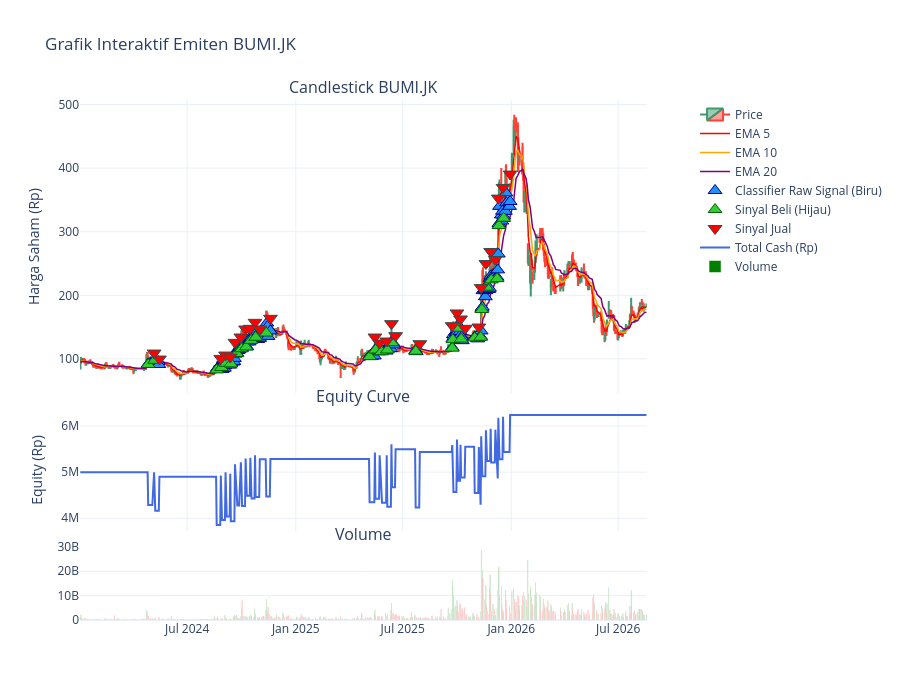

The notebook cell this image was saved under:
### Code cell
# ==================== VISUALISASI CHART INTERAKTIF ====================
# Marker Biru  = Raw Signal dari Classifier (model bilang 'Buy')
# Marker Hijau = Transaksi Beli yang benar-benar dieksekusi
# Marker Merah = Transaksi Jual (TP/SL/Time-Stop)

plot_interactive_candlestick(
    df=df_raw,
    ticker_name=TICKER,
    start_date=OOS_START,
    trades_df=df_trades,
    equity_curve_df=df_equity,
    classifier_predictions_df=backtester.predictions_df
)

### Figure 1 — Plotly figure (JSON) as saved in the notebook; plotly's stock layout.template omitted (floating-point values rounded to 4 significant figures; data arrays with more than 128 entries replaced by an {"elided": "..."} marker saying what was removed)
{"data": [{"close": {"elided": "619 float values"}, "high": {"elided": "619 float values"}, "low": {"elided": "619 float values"}, "name": "Price", "open": {"elided": "619 float values"}, "type": "candlestick", "x": {"elided": "619 str values"}, "xaxis": "x", "yaxis": "y"}, {"hovertemplate": "EMA 5: Rp%{y:,.0f}<extra></extra>", "line": {"color": "red", "width": 1.5}, "mode": "lines", "name": "EMA 5", "type": "scatter", "x": {"elided": "619 str values"}, "xaxis": "x", "y": {"elided": "619 float values"}, "yaxis": "y"}, {"hovertemplate": "EMA 10: Rp%{y:,.0f}<extra></extra>", "line": {"color": "orange", "width": 1.5}, "mode": "lines", "name": "EMA 10", "type": "scatter", "x": {"elided": "619 str values"}, "xaxis": "x", "y": {"elided": "619 float values"}, "yaxis": "y"}, {"hovertemplate": "EMA 20: Rp%{y:,.0f}<extra></extra>", "line": {"color": "purple", "width": 1.5}, "mode": "lines", "name": "EMA 20", "type": "scatter", "x": {"elided": "619 str values"}, "xaxis": "x", "y": {"elided": "619 float values"}, "yaxis": "y"}, {"hovertemplate": "%{text}<extra></extra>", "marker": {"color": "dodgerblue", "line": {"color": "darkblue", "width": 1}, "size": 12, "symbol": "triangle-up"}, "mode": "markers", "name": "Classifier Raw Signal (Biru)", "text": {"elided": "145 str values"}, "type": "scatter", "x": {"elided": "145 str values"}, "xaxis": "x", "y": {"elided": "145 float values"}, "yaxis": "y"}, {"hovertemplate": "%{text}<extra></extra>", "marker": {"color": "limegreen", "line": {"color": "darkgreen", "width": 1}, "size": 12, "symbol": "triangle-up"}, "mode": "markers", "name": "Sinyal Beli (Hijau)", "text": ["ID Transaksi: 1<br>Beli: 2024-04-26<br>Harga: Rp103.00<br>Lot: 69<br>Value: Rp711,766.05<br>TP: Rp136.00<br>SL: Rp89.00", "ID Transaksi: 2<br>Beli: 2024-05-07<br>Harga: Rp104.00<br>Lot: 80<br>Value: Rp833,248.00<br>TP: Rp131.00<br>SL: Rp92.00", "ID Transaksi: 3<br>Beli: 2024-08-20<br>Harga: Rp89.00<br>Lot: 117<br>Value: Rp1,042,861.95<br>TP: Rp101.00<br>SL: Rp81.00", "ID Transaksi: 4<br>Beli: 2024-08-28<br>Harga: Rp92.00<br>Lot: 105<br>Value: Rp967,449.00<br>TP: Rp112.00<br>SL: Rp83.00", "ID Transaksi: 5<br>Beli: 2024-09-05<br>Harga: Rp100.00<br>Lot: 96<br>Value: Rp961,440.00<br>TP: Rp123.00<br>SL: Rp90.00", "ID Transaksi: 6<br>Beli: 2024-09-13<br>Harga: Rp98.00<br>Lot: 105<br>Value: Rp1,030,543.50<br>TP: Rp118.00<br>SL: Rp89.00", "ID Transaksi: 7<br>Beli: 2024-09-23<br>Harga: Rp116.00<br>Lot: 77<br>Value: Rp894,539.80<br>TP: Rp145.00<br>SL: Rp103.00", "ID Transaksi: 8<br>Beli: 2024-10-01<br>Harga: Rp123.00<br>Lot: 77<br>Value: Rp948,520.65<br>TP: Rp151.00<br>SL: Rp110.00", "ID Transaksi: 9<br>Beli: 2024-10-09<br>Harga: Rp134.00<br>Lot: 60<br>Value: Rp805,206.00<br>TP: Rp172.00<br>SL: Rp117.00", "ID Transaksi: 10<br>Beli: 2024-10-17<br>Harga: Rp137.00<br>Lot: 64<br>Value: Rp878,115.20<br>TP: Rp174.00<br>SL: Rp121.00", "ID Transaksi: 11<br>Beli: 2024-10-25<br>Harga: Rp148.00<br>Lot: 61<br>Value: Rp904,154.20<br>TP: Rp187.00<br>SL: Rp131.00", "ID Transaksi: 12<br>Beli: 2024-11-12<br>Harga: Rp149.00<br>Lot: 54<br>Value: Rp805,806.90<br>TP: Rp191.00<br>SL: Rp130.00", "ID Transaksi: 13<br>Beli: 2025-05-06<br>Harga: Rp110.00<br>Lot: 85<br>Value: Rp936,402.50<br>TP: Rp136.00<br>SL: Rp98.00", "ID Transaksi: 14<br>Beli: 2025-05-16<br>Harga: Rp125.00<br>Lot: 80<br>Value: Rp1,001,500.00<br>TP: Rp154.00<br>SL: Rp112.00", "ID Transaksi: 15<br>Beli: 2025-05-26<br>Harga: Rp119.00<br>Lot: 86<br>Value: Rp1,024,935.10<br>TP: Rp145.00<br>SL: Rp107.00", "ID Transaksi: 16<br>Beli: 2025-06-05<br>Harga: Rp120.00<br>Lot: 93<br>Value: Rp1,117,674.00<br>TP: Rp146.00<br>SL: Rp109.00", "ID Transaksi: 17<br>Beli: 2025-06-13<br>Harga: Rp139.00<br>Lot: 67<br>Value: Rp932,696.95<br>TP: Rp175.00<br>SL: Rp123.00", "ID Transaksi: 18<br>Beli: 2025-07-23<br>Harga: Rp120.00<br>Lot: 105<br>Value: Rp1,261,890.00<br>TP: Rp142.00<br>SL: Rp110.00", "ID Transaksi: 19<br>Beli: 2025-09-23<br>Harga: Rp123.00<br>Lot: 103<br>Value: Rp1,268,800.35<br>TP: Rp138.00<br>SL: Rp113.00", "ID Transaksi: 20<br>Beli: 2025-09-24<br>Harga: Rp143.00<br>Lot: 71<br>Value: Rp1,016,822.95<br>TP: Rp176.00<br>SL: Rp128.00", "ID Transaksi: 21<br>Beli: 2025-10-02<br>Harga: Rp163.00<br>Lot: 55<br>Value: Rp897,844.75<br>TP: Rp208.00<br>SL: Rp143.00", "ID Transaksi: 22<br>Beli: 2025-10-08<br>Harga: Rp145.00<br>Lot: 49<br>Value: Rp711,565.75<br>TP: Rp194.00<br>SL: Rp123.00", "ID Transaksi: 23<br>Beli: 2025-10-31<br>Harga: Rp141.00<br>Lot: 71<br>Value: Rp1,002,601.65<br>TP: Rp175.00<br>SL: Rp126.00", "ID Transaksi: 24<br>Beli: 2025-11-10<br>Harga: Rp142.00<br>Lot: 88<br>Value: Rp1,251,474.40<br>TP: Rp169.00<br>SL: Rp130.00", "ID Transaksi: 25<br>Beli: 2025-11-12<br>Harga: Rp197.00<br>Lot: 44<br>Value: Rp868,100.20<br>TP: Rp252.00<br>SL: Rp172.00", "ID Transaksi: 26<br>Beli: 2025-11-20<br>Harga: Rp230.00<br>Lot: 29<br>Value: Rp668,000.50<br>TP: Rp318.00<br>SL: Rp191.00", "ID Transaksi: 27<br>Beli: 2025-11-28<br>Harga: Rp244.00<br>Lot: 30<br>Value: Rp733,098.00<br>TP: Rp328.00<br>SL: Rp206.00", "ID Transaksi: 28<br>Beli: 2025-12-08<br>Harga: Rp240.00<br>Lot: 44<br>Value: Rp1,057,584.00<br>TP: Rp300.00<br>SL: Rp214.00", "ID Transaksi: 29<br>Beli: 2025-12-11<br>Harga: Rp332.00<br>Lot: 27<br>Value: Rp897,744.60<br>TP: Rp430.00<br>SL: Rp288.00", "ID Transaksi: 30<br>Beli: 2025-12-19<br>Harga: Rp346.00<br>Lot: 22<br>Value: Rp762,341.80<br>TP: Rp466.00<br>SL: Rp292.00"], "type": "scatter", "x": ["2024-04-26T00:00:00.000000000", "2024-05-07T00:00:00.000000000", "2024-08-20T00:00:00.000000000", "2024-08-28T00:00:00.000000000", "2024-09-05T00:00:00.000000000", "2024-09-13T00:00:00.000000000", "2024-09-23T00:00:00.000000000", "2024-10-01T00:00:00.000000000", "2024-10-09T00:00:00.000000000", "2024-10-17T00:00:00.000000000", "2024-10-25T00:00:00.000000000", "2024-11-12T00:00:00.000000000", "2025-05-06T00:00:00.000000000", "2025-05-16T00:00:00.000000000", "2025-05-26T00:00:00.000000000", "2025-06-05T00:00:00.000000000", "2025-06-13T00:00:00.000000000", "2025-07-23T00:00:00.000000000", "2025-09-23T00:00:00.000000000", "2025-09-24T00:00:00.000000000", "2025-10-02T00:00:00.000000000", "2025-10-08T00:00:00.000000000", "2025-10-31T00:00:00.000000000", "2025-11-10T00:00:00.000000000", "2025-11-12T00:00:00.000000000", "2025-11-20T00:00:00.000000000", "2025-11-28T00:00:00.000000000", "2025-12-08T00:00:00.000000000", "2025-12-11T00:00:00.000000000", "2025-12-19T00:00:00.000000000"], "xaxis": "x", "y": [91.2, 97.85, 82.65, 86.45, 93.1, 92.15, 108.3, 115.9, 118.8, 129.2, 133.9, 140.6, 103.5, 114, 111.1, 114, 125.4, 112.1, 116.8, 130.2, 148.2, 131.1, 133, 133.9, 177.7, 212.8, 224.2, 226.1, 309.7, 321.1], "yaxis": "y"}, {"hovertemplate": "%{text}<extra></extra>", "marker": {"color": "red", "line": {"color": "DarkSlateGrey", "width": 1}, "size": 12, "symbol": "triangle-down"}, "mode": "markers", "name": "Sinyal Jual", "text": ["ID Pembelian: 1<br>Jual: 2024-05-06<br>Harga: Rp103.00<br>Lot: 69<br>Alasan Jual: Time-Stop<br>Profit: Rp-2,842.80 (-0.40%)", "ID Pembelian: 2<br>Jual: 2024-05-15<br>Harga: Rp92.00<br>Lot: 80<br>Alasan Jual: Stop Loss<br>Profit: Rp-99,088.00 (-11.89%)", "ID Pembelian: 3<br>Jual: 2024-08-27<br>Harga: Rp92.00<br>Lot: 117<br>Alasan Jual: Time-Stop<br>Profit: Rp30,847.05 (+2.96%)", "ID Pembelian: 4<br>Jual: 2024-09-04<br>Harga: Rp99.00<br>Lot: 105<br>Alasan Jual: Time-Stop<br>Profit: Rp69,452.25 (+7.18%)", "ID Pembelian: 5<br>Jual: 2024-09-12<br>Harga: Rp97.00<br>Lot: 96<br>Alasan Jual: Time-Stop<br>Profit: Rp-32,568.00 (-3.39%)", "ID Pembelian: 6<br>Jual: 2024-09-20<br>Harga: Rp118.00<br>Lot: 105<br>Alasan Jual: Take Profit<br>Profit: Rp205,359.00 (+19.93%)", "ID Pembelian: 7<br>Jual: 2024-09-30<br>Harga: Rp122.00<br>Lot: 77<br>Alasan Jual: Time-Stop<br>Profit: Rp42,511.70 (+4.75%)", "ID Pembelian: 8<br>Jual: 2024-10-08<br>Harga: Rp134.00<br>Lot: 77<br>Alasan Jual: Time-Stop<br>Profit: Rp80,699.85 (+8.51%)", "ID Pembelian: 9<br>Jual: 2024-10-16<br>Harga: Rp137.00<br>Lot: 60<br>Alasan Jual: Time-Stop<br>Profit: Rp14,739.00 (+1.83%)", "ID Pembelian: 10<br>Jual: 2024-10-24<br>Harga: Rp146.00<br>Lot: 64<br>Alasan Jual: Time-Stop<br>Profit: Rp53,948.80 (+6.14%)", "ID Pembelian: 11<br>Jual: 2024-11-01<br>Harga: Rp135.00<br>Lot: 61<br>Alasan Jual: Time-Stop<br>Profit: Rp-82,712.95 (-9.15%)", "ID Pembelian: 12<br>Jual: 2024-11-19<br>Harga: Rp150.00<br>Lot: 54<br>Alasan Jual: Time-Stop<br>Profit: Rp2,168.10 (+0.27%)", "ID Pembelian: 13<br>Jual: 2025-05-15<br>Harga: Rp127.00<br>Lot: 85<br>Alasan Jual: Time-Stop<br>Profit: Rp140,398.75 (+14.99%)", "ID Pembelian: 14<br>Jual: 2025-05-23<br>Harga: Rp118.00<br>Lot: 80<br>Alasan Jual: Time-Stop<br>Profit: Rp-59,860.00 (-5.98%)", "ID Pembelian: 15<br>Jual: 2025-06-04<br>Harga: Rp120.00<br>Lot: 86<br>Alasan Jual: Time-Stop<br>Profit: Rp4,484.90 (+0.44%)", "ID Pembelian: 16<br>Jual: 2025-06-12<br>Harga: Rp146.00<br>Lot: 93<br>Alasan Jual: Take Profit<br>Profit: Rp236,731.50 (+21.18%)", "ID Pembelian: 17<br>Jual: 2025-06-19<br>Harga: Rp123.00<br>Lot: 67<br>Alasan Jual: Stop Loss<br>Profit: Rp-110,657.20 (-11.86%)", "ID Pembelian: 18<br>Jual: 2025-07-30<br>Harga: Rp115.00<br>Lot: 105<br>Alasan Jual: Time-Stop<br>Profit: Rp-57,408.75 (-4.55%)", "ID Pembelian: 19<br>Jual: 2025-09-23<br>Harga: Rp138.00<br>Lot: 103<br>Alasan Jual: Take Profit<br>Profit: Rp149,046.15 (+11.75%)", "ID Pembelian: 20<br>Jual: 2025-10-01<br>Harga: Rp161.00<br>Lot: 71<br>Alasan Jual: Time-Stop<br>Profit: Rp123,419.30 (+12.14%)", "ID Pembelian: 21<br>Jual: 2025-10-07<br>Harga: Rp143.00<br>Lot: 55<br>Alasan Jual: Stop Loss<br>Profit: Rp-113,311.00 (-12.62%)", "ID Pembelian: 22<br>Jual: 2025-10-15<br>Harga: Rp136.00<br>Lot: 49<br>Alasan Jual: Time-Stop<br>Profit: Rp-46,831.75 (-6.58%)", "ID Pembelian: 23<br>Jual: 2025-11-07<br>Harga: Rp141.00<br>Lot: 71<br>Alasan Jual: Time-Stop<br>Profit: Rp-4,004.40 (-0.40%)", "ID Pembelian: 24<br>Jual: 2025-11-11<br>Harga: Rp169.00<br>Lot: 88<br>Alasan Jual: Take Profit<br>Profit: Rp232,007.60 (+18.54%)", "ID Pembelian: 25<br>Jual: 2025-11-19<br>Harga: Rp228.00<br>Lot: 44<br>Alasan Jual: Time-Stop<br>Profit: Rp132,591.80 (+15.27%)", "ID Pembelian: 26<br>Jual: 2025-11-27<br>Harga: Rp242.00<br>Lot: 29<br>Alasan Jual: Time-Stop<br>Profit: Rp32,045.00 (+4.80%)", "ID Pembelian: 27<br>Jual: 2025-12-05<br>Harga: Rp238.00<br>Lot: 30<br>Alasan Jual: Time-Stop<br>Profit: Rp-20,883.00 (-2.85%)", "ID Pembelian: 28<br>Jual: 2025-12-10<br>Harga: Rp300.00<br>Lot: 44<br>Alasan Jual: Take Profit<br>Profit: Rp259,116.00 (+24.50%)", "ID Pembelian: 29<br>Jual: 2025-12-18<br>Harga: Rp340.00<br>Lot: 27<br>Alasan Jual: Time-Stop<br>Profit: Rp17,960.40 (+2.00%)", "ID Pembelian: 30<br>Jual: 2025-12-30<br>Harga: Rp366.00<br>Lot: 22<br>Alasan Jual: Time-Stop<br>Profit: Rp40,845.20 (+5.36%)"], "type": "scatter", "x": ["2024-05-06T00:00:00.000000000", "2024-05-15T00:00:00.000000000", "2024-08-27T00:00:00.000000000", "2024-09-04T00:00:00.000000000", "2024-09-12T00:00:00.000000000", "2024-09-20T00:00:00.000000000", "2024-09-30T00:00:00.000000000", "2024-10-08T00:00:00.000000000", "2024-10-16T00:00:00.000000000", "2024-10-24T00:00:00.000000000", "2024-11-01T00:00:00.000000000", "2024-11-19T00:00:00.000000000", "2025-05-15T00:00:00.000000000", "2025-05-23T00:00:00.000000000", "2025-06-04T00:00:00.000000000", "2025-06-12T00:00:00.000000000", "2025-06-19T00:00:00.000000000", "2025-07-30T00:00:00.000000000", "2025-09-23T00:00:00.000000000", "2025-10-01T00:00:00.000000000", "2025-10-07T00:00:00.000000000", "2025-10-15T00:00:00.000000000", "2025-11-07T00:00:00.000000000", "2025-11-11T00:00:00.000000000", "2025-11-19T00:00:00.000000000", "2025-11-27T00:00:00.000000000", "2025-12-05T00:00:00.000000000", "2025-12-10T00:00:00.000000000", "2025-12-18T00:00:00.000000000", "2025-12-30T00:00:00.000000000"], "xaxis": "x", "y": [109.2, 99.75, 100.8, 106.1, 102.9, 126, 134.4, 147, 148.1, 157.5, 147, 163.8, 134.4, 125.0, 128.1, 155.4, 136.5, 123.9, 152.2, 172.2, 162.8, 148.1, 150.2, 212.1, 249.9, 268.8, 256.2, 352.8, 369.6, 390.6], "yaxis": "y"}, {"line": {"color": "royalblue", "width": 2}, "mode": "lines", "name": "Total Cash (Rp)", "type": "scatter", "x": {"elided": "619 str values"}, "xaxis": "x2", "y": {"elided": "619 float values"}, "yaxis": "y3"}, {"marker": {"color": {"elided": "619 str values"}}, "name": "Volume", "type": "bar", "x": {"elided": "619 str values"}, "xaxis": "x3", "y": {"elided": "619 float values"}, "yaxis": "y4"}], "layout": {"annotations": [{"font": {"size": 16}, "showarrow": false, "text": "Candlestick BUMI.JK", "x": 0.47, "xanchor": "center", "xref": "paper", "y": 1, "yanchor": "bottom", "yref": "paper"}, {"font": {"size": 16}, "showarrow": false, "text": "Equity Curve", "x": 0.47, "xanchor": "center", "xref": "paper", "y": 0.406, "yanchor": "bottom", "yref": "paper"}, {"font": {"size": 16}, "showarrow": false, "text": "Volume", "x": 0.47, "xanchor": "center", "xref": "paper", "y": 0.141, "yanchor": "bottom", "yref": "paper"}], "height": 700, "hovermode": "closest", "title": {"text": "Grafik Interaktif Emiten BUMI.JK"}, "xaxis": {"anchor": "y", "domain": [0, 0.94], "matches": "x3", "rangeslider": {"visible": false}, "showticklabels": false}, "xaxis2": {"anchor": "y3", "domain": [0, 0.94], "matches": "x3", "showticklabels": false}, "xaxis3": {"anchor": "y4", "domain": [0, 0.94]}, "yaxis": {"anchor": "x", "domain": [0.436, 1], "title": {"text": "Harga Saham (Rp)"}}, "yaxis2": {"anchor": "x", "overlaying": "y", "side": "right"}, "yaxis3": {"anchor": "x2", "domain": [0.171, 0.406], "title": {"text": "Equity (Rp)"}}, "yaxis4": {"anchor": "x3", "domain": [0, 0.141]}}}
